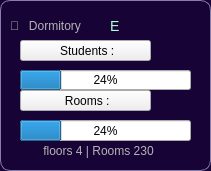
    <widget class="QFrame" name="frame_12">
     <property name="geometry">
      <rect>
       <x>510</x>
       <y>260</y>
       <width>211</width>
       <height>171</height>
      </rect>
     </property>
     <property name="styleSheet">
      <string notr="true">QFrame 
{
	Background-color:rgb(24, 3, 55);
	border-radius: 10px ;
	border: 1px solid rgb(137, 125, 171) ;
}</string>
     </property>
     <property name="frameShape">
      <enum>QFrame::Shape::StyledPanel</enum>
     </property>
     <property name="frameShadow">
      <enum>QFrame::Shadow::Raised</enum>
     </property>
     <widget class="QPushButton" name="pushButton_student_num_21">
      <property name="geometry">
       <rect>
        <x>10</x>
        <y>10</y>
        <width>131</width>
        <height>31</height>
       </rect>
      </property>
      <property name="styleSheet">
       <string notr="true">QPushButton {
    background-color:  rgb(24, 3, 55);
    border-radius: 10px;
    color: rgb(180, 180, 180);
    font-size: 12px;
	text-align:left;
	font: 700 &quot;Segoe UI&quot;;
}

QPushButton:hover {
    background-color: #404457;
}

QPushButton:checked {
    background-color: #404457;
} </string>
      </property>
      <property name="text">
       <string>🏩   Dormitory</string>
      </property>
     </widget>
     <widget class="QPushButton" name="pushButton_student_num_22">
      <property name="geometry">
       <rect>
        <x>110</x>
        <y>15</y>
        <width>20</width>
        <height>21</height>
       </rect>
      </property>
      <property name="styleSheet">
       <string notr="true">QPushButton {
    background-color:  rgb(24, 3, 55);
    border-radius: 10px;
    color: rgb(179, 255, 211);
    font-size: 14px;
	text-align:left;
	font: 700 &quot;Segoe UI&quot;;
}

QPushButton:hover {
    background-color: #404457;
}

QPushButton:checked {
    background-color: #404457;
} </string>
      </property>
      <property name="text">
       <string>E</string>
      </property>
     </widget>
     <widget class="QPushButton" name="pushButton_student_num_33">
      <property name="geometry">
       <rect>
        <x>40</x>
        <y>140</y>
        <width>131</width>
        <height>21</height>
       </rect>
      </property>
      <property name="styleSheet">
       <string notr="true">QPushButton {
    background-color:rgb(24, 3, 55);
    border-radius: 10px;
    color: rgb(180, 180, 180);
    font-size: 12px;
	text-align:left;
	font: 700 &quot;Segoe UI&quot;;
}

QPushButton:hover {
    background-color: #404457;
}

QPushButton:checked {
    background-color: #404457;
} </string>
      </property>
      <property name="text">
       <string> floors 4 | Rooms 230</string>
      </property>
     </widget>
     <widget class="QPushButton" name="pushButton_student_num_42">
      <property name="geometry">
       <rect>
        <x>20</x>
        <y>40</y>
        <width>131</width>
        <height>21</height>
       </rect>
      </property>
      <property name="styleSheet">
       <string notr="true">QPushButton {
    background-color:rgb(24, 3, 55);
    border-radius: 10px;
    color: rgb(180, 180, 180);
    font-size: 10px;
	text-align:left;
	font: 700 &quot;Segoe UI&quot;;
}

QPushButton:hover {
    background-color: #404457;
}

QPushButton:checked {
    background-color: #404457;
} &lt;?xml version=&quot;1.0&quot; encoding=&quot;UTF-8&quot;?&gt;
&lt;ui version=&quot;4.0&quot;&gt;
 &lt;widget name=&quot;__qt_fake_top_level&quot;&gt;
  &lt;widget class=&quot;QPushButton&quot; name=&quot;pushButton_student_num_29&quot;&gt;
   &lt;property name=&quot;geometry&quot;&gt;
    &lt;rect&gt;
     &lt;x&gt;10&lt;/x&gt;
     &lt;y&gt;130&lt;/y&gt;
     &lt;width&gt;131&lt;/width&gt;
     &lt;height&gt;21&lt;/height&gt;
    &lt;/rect&gt;
   &lt;/property&gt;
   &lt;property name=&quot;styleSheet&quot;&gt;
    &lt;string notr=&quot;true&quot;&gt;QPushButton {
    background-color:rgb(24, 3, 55);
    border-radius: 10px;
    color: rgb(180, 180, 180);
    font-size: 12px;
	text-align:left;
	font: 700 &amp;quot;Segoe UI&amp;quot;;
}

QPushButton:hover {
    background-color: #404457;
}

QPushButton:checked {
    background-color: #404457;
} &lt;/string&gt;
   &lt;/property&gt;
   &lt;property name=&quot;text&quot;&gt;
    &lt;string&gt; floors 4 | Rooms 230&lt;/string&gt;
   &lt;/property&gt;
  &lt;/widget&lt;?xml version=&quot;1.0&quot; encoding=&quot;UTF-8&quot;?&gt;
&lt;ui version=&quot;4.0&quot;&gt;
 &lt;widget name=&quot;__qt_fake_top_level&quot;&gt;
  &lt;widget class=&quot;QPushButton&quot; name=&quot;pushButton_student_num_29&quot;&gt;
   &lt;property name=&quot;geometry&quot;&gt;
    &lt;rect&gt;
     &lt;x&gt;10&lt;/x&gt;
     &lt;y&gt;130&lt;/y&gt;
     &lt;width&gt;131&lt;/width&gt;
     &lt;height&gt;21&lt;/height&gt;
    &lt;/rect&gt;
   &lt;/property&gt;
   &lt;property name=&quot;styleSheet&quot;&gt;
    &lt;string notr=&quot;true&quot;&gt;QPushButton {
    background-color:rgb(24, 3, 55);
    border-radius: 10px;
    color: rgb(180, 180, 180);
    font-size: 12px;
	text-align:left;
	font: 700 &amp;quot;Segoe UI&amp;quot;;
}

QPushButton:hover {
    background-color: #404457;
}

QPushButton:checked {
    background-color: #404457;
} &lt;/string&gt;
   &lt;/property&gt;
   &lt;property name=&quot;text&quot;&gt;
    &lt;string&gt; floors 4 | Rooms 230&lt;/string&gt;
   &lt;/property&gt;
  &lt;/widget&gt;
 &lt;/widget&gt;
 &lt;resources/&gt;
&lt;/ui&gt;
&gt;
 &lt;/widget&gt;
 &lt;resources/&gt;
&lt;/ui&gt;
</string>
      </property>
      <property name="text">
       <string> Students :</string>
      </property>
     </widget>
     <widget class="QProgressBar" name="RoomBar_A_5">
      <property name="geometry">
       <rect>
        <x>20</x>
        <y>70</y>
        <width>171</width>
        <height>20</height>
       </rect>
      </property>
      <property name="value">
       <number>24</number>
      </property>
     </widget>
     <widget class="QPushButton" name="pushButton_student_num_43">
      <property name="geometry">
       <rect>
        <x>20</x>
        <y>90</y>
        <width>131</width>
        <height>21</height>
       </rect>
      </property>
      <property name="styleSheet">
       <string notr="true">QPushButton {
    background-color:rgb(24, 3, 55);
    border-radius: 10px;
    color: rgb(180, 180, 180);
    font-size: 10px;
	text-align:left;
	font: 700 &quot;Segoe UI&quot;;
}

QPushButton:hover {
    background-color: #404457;
}

QPushButton:checked {
    background-color: #404457;
} &lt;?xml version=&quot;1.0&quot; encoding=&quot;UTF-8&quot;?&gt;
&lt;ui version=&quot;4.0&quot;&gt;
 &lt;widget name=&quot;__qt_fake_top_level&quot;&gt;
  &lt;widget class=&quot;QPushButton&quot; name=&quot;pushButton_student_num_29&quot;&gt;
   &lt;property name=&quot;geometry&quot;&gt;
    &lt;rect&gt;
     &lt;x&gt;10&lt;/x&gt;
     &lt;y&gt;130&lt;/y&gt;
     &lt;width&gt;131&lt;/width&gt;
     &lt;height&gt;21&lt;/height&gt;
    &lt;/rect&gt;
   &lt;/property&gt;
   &lt;property name=&quot;styleSheet&quot;&gt;
    &lt;string notr=&quot;true&quot;&gt;QPushButton {
    background-color:rgb(24, 3, 55);
    border-radius: 10px;
    color: rgb(180, 180, 180);
    font-size: 12px;
	text-align:left;
	font: 700 &amp;quot;Segoe UI&amp;quot;;
}

QPushButton:hover {
    background-color: #404457;
}

QPushButton:checked {
    background-color: #404457;
} &lt;/string&gt;
   &lt;/property&gt;
   &lt;property name=&quot;text&quot;&gt;
    &lt;string&gt; floors 4 | Rooms 230&lt;/string&gt;
   &lt;/property&gt;
  &lt;/widget&lt;?xml version=&quot;1.0&quot; encoding=&quot;UTF-8&quot;?&gt;
&lt;ui version=&quot;4.0&quot;&gt;
 &lt;widget name=&quot;__qt_fake_top_level&quot;&gt;
  &lt;widget class=&quot;QPushButton&quot; name=&quot;pushButton_student_num_29&quot;&gt;
   &lt;property name=&quot;geometry&quot;&gt;
    &lt;rect&gt;
     &lt;x&gt;10&lt;/x&gt;
     &lt;y&gt;130&lt;/y&gt;
     &lt;width&gt;131&lt;/width&gt;
     &lt;height&gt;21&lt;/height&gt;
    &lt;/rect&gt;
   &lt;/property&gt;
   &lt;property name=&quot;styleSheet&quot;&gt;
    &lt;string notr=&quot;true&quot;&gt;QPushButton {
    background-color:rgb(24, 3, 55);
    border-radius: 10px;
    color: rgb(180, 180, 180);
    font-size: 12px;
	text-align:left;
	font: 700 &amp;quot;Segoe UI&amp;quot;;
}

QPushButton:hover {
    background-color: #404457;
}

QPushButton:checked {
    background-color: #404457;
} &lt;/string&gt;
   &lt;/property&gt;
   &lt;property name=&quot;text&quot;&gt;
    &lt;string&gt; floors 4 | Rooms 230&lt;/string&gt;
   &lt;/property&gt;
  &lt;/widget&gt;
 &lt;/widget&gt;
 &lt;resources/&gt;
&lt;/ui&gt;
&gt;
 &lt;/widget&gt;
 &lt;resources/&gt;
&lt;/ui&gt;
</string>
      </property>
      <property name="text">
       <string> Rooms :</string>
      </property>
     </widget>
     <widget class="QProgressBar" name="StudentBar_A_5">
      <property name="geometry">
       <rect>
        <x>20</x>
        <y>120</y>
        <width>171</width>
        <height>21</height>
       </rect>
      </property>
      <property name="value">
       <number>24</number>
      </property>
     </widget>
    </widget>
